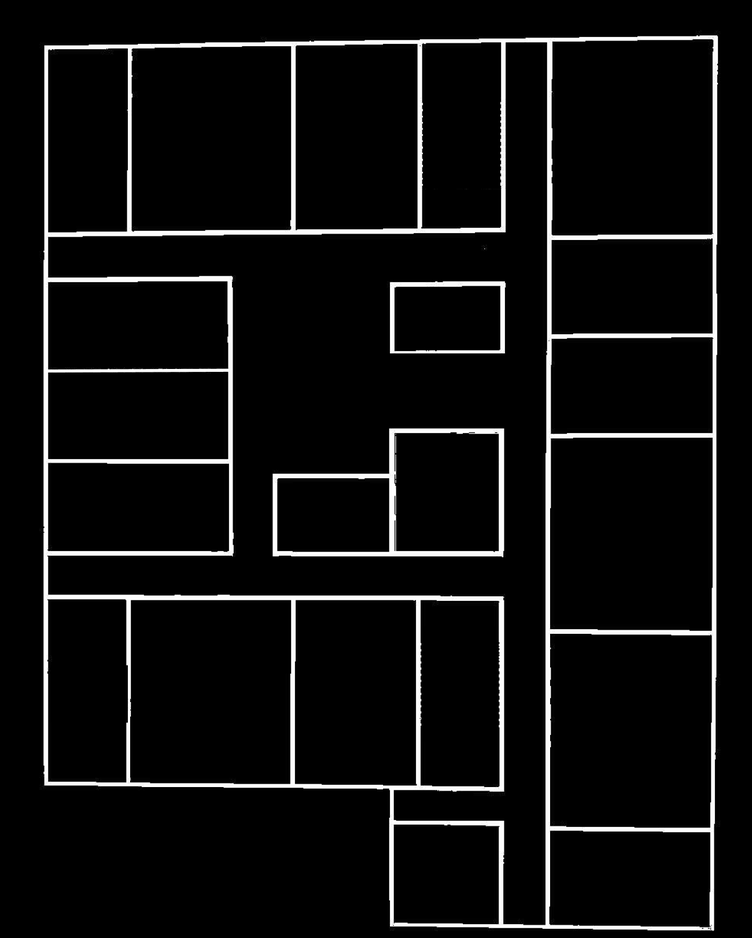
#> input picture service_web/my-app/floor.png, 752 x 938 px, shrunk from 1300 x 1622 before the run
$ python app.py
#> lines starting #> are read from the running program, lines starting #| are printed output that depends on the picture; after the words box and inside, x2 and y2 are one past the last pixel; in counts of white or black regions, pixels touching at a corner belong together
import cv2
import geojson
from pathlib import Path

def main():
    # 1) 画像読み込み
    BASE = Path(__file__).parent
    img_path = BASE / "floor.png"
    img = cv2.imread(str(img_path), cv2.IMREAD_GRAYSCALE)
#> img is the input picture: shape (938, 752); min 0, max 255, mean 15.5
    if img is None:
        raise FileNotFoundError(f"画像が見つかりません: {img_path}")

    h, w = img.shape
#> h = 938; w = 752
    img_area = h * w
#> img_area = 705376

    # 2) 白線（255）だけを2値化 → 輪郭抽出対象マスクを作る
    _, mask = cv2.threshold(img, 200, 255, cv2.THRESH_BINARY)
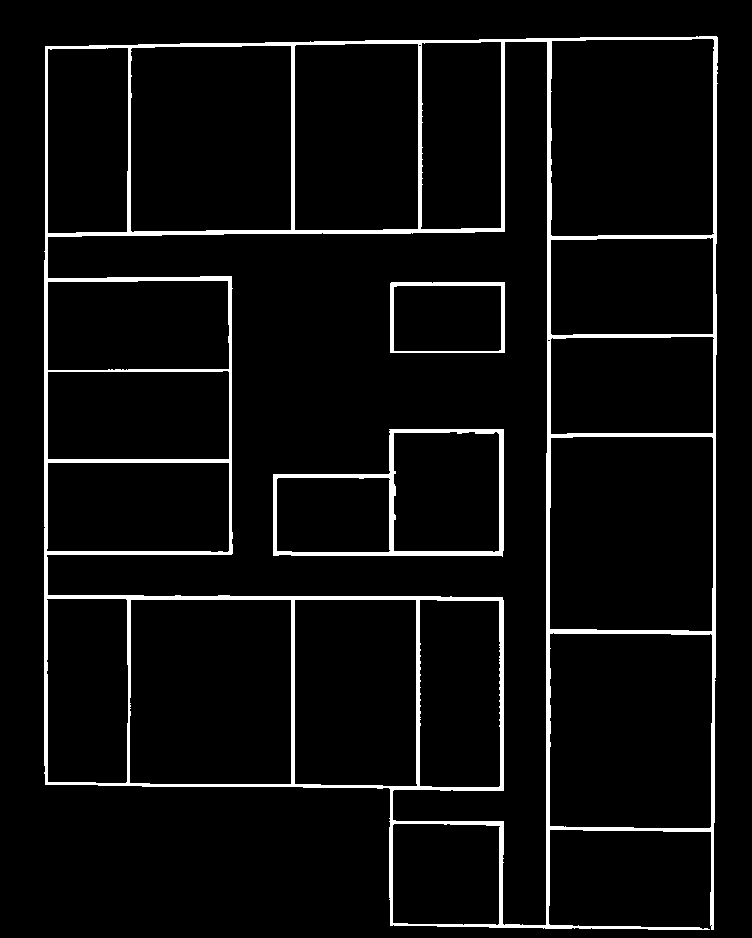
#> mask: shape (938, 752); 5.2% white; 3 white regions, box (x1, y1, x2, y2) and area: (44, 36, 718, 930) 32017, (273, 429, 504, 557) 3484, (390, 282, 505, 353) 1213

    # 3) Canny でエッジ強調
    edges = cv2.Canny(mask, 50, 150)
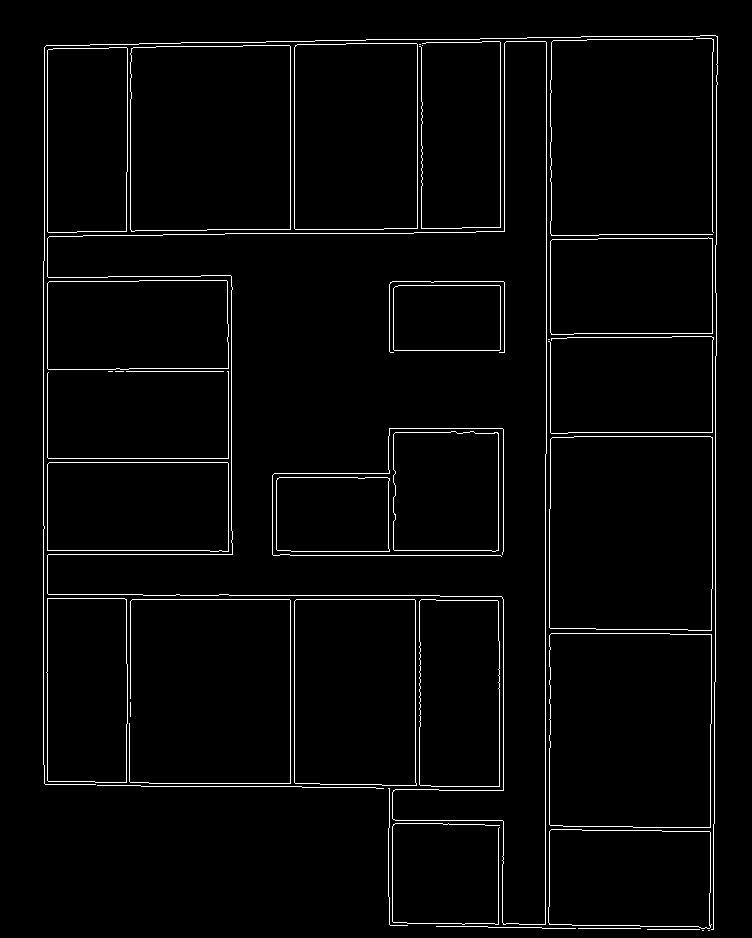
#> edges: shape (938, 752); 2.7% white in thin lines or dots, all inside (x1, y1, x2, y2) = (43, 35, 718, 931)

    # 4) 輪郭抽出（RETR_LIST で全輪郭を取りに行く）
    contours, _ = cv2.findContours(edges, cv2.RETR_LIST, cv2.CHAIN_APPROX_SIMPLE)
#> contours = 56 contours, 24 with area under 20; largest, box (x1, y1, x2, y2) and area: (47, 41, 547, 925) 154394, (47, 41, 547, 925) 154392, (549, 436, 713, 631) 31296, (549, 436, 713, 631) 31294, (549, 633, 712, 828) 31116

    features = []
    for i, cnt in enumerate(contours):
        area = cv2.contourArea(cnt)
        # 5) 面積フィルター
        if area < 1000 or area > img_area * 0.9:
            continue

        # 6) 直線近似：ε は輪郭長の 2% 程度
        eps = 0.02 * cv2.arcLength(cnt, True)
        approx = cv2.approxPolyDP(cnt, eps, True)

        # 7) 座標整形 → GeoJSON 形式に
        coords = [[int(pt[0][0]), int(pt[0][1])] for pt in approx]
        if len(coords) < 4:
            continue
        coords.append(coords[0])
        polygon = geojson.Polygon([coords])

        feat = geojson.Feature(
            geometry=polygon,
            properties={
                "id": f"R{i:03}",
                "name": f"Room{i:03}",
                "type": "room",
                "area": int(area)
            }
        )
        features.append(feat)
#> this loop made 6 passes
#> (area, eps) on pass 6: (15325.5, 10.32)
#> after the loop, features = []

    # 8) GeoJSON 出力
    fc = geojson.FeatureCollection(features)
    out_path = BASE / "floor_auto.geojson"
    out_path.write_text(geojson.dumps(fc, indent=2), encoding="utf-8")
    print(f"Done: {out_path} ({len(features)} features)")

if __name__ == "__main__":
    main()
#> (the call stopped at in main, `polygon = geojson.Polygon([coords])`: geojson is not available in this run)
